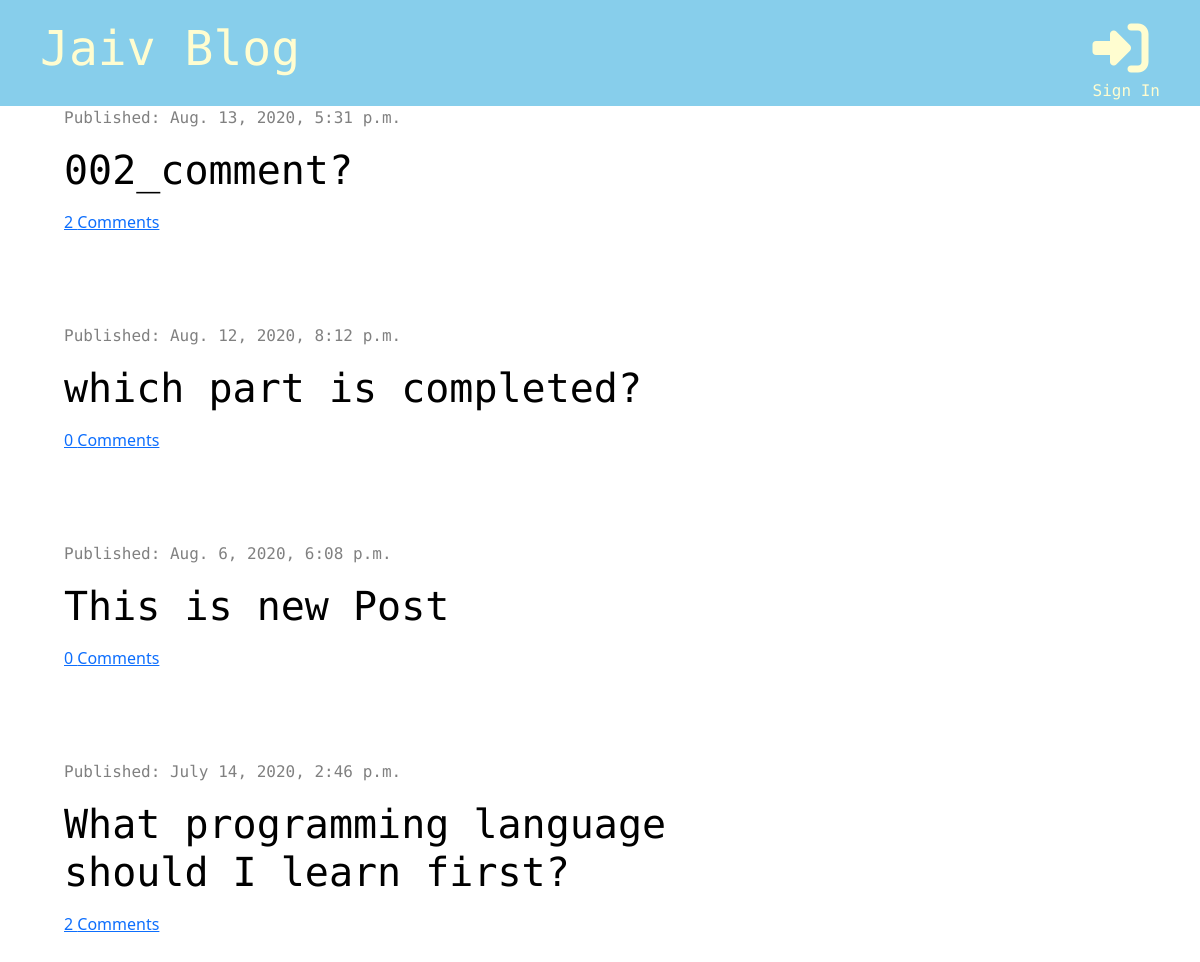
/, run on an earlier commit of the app's database.
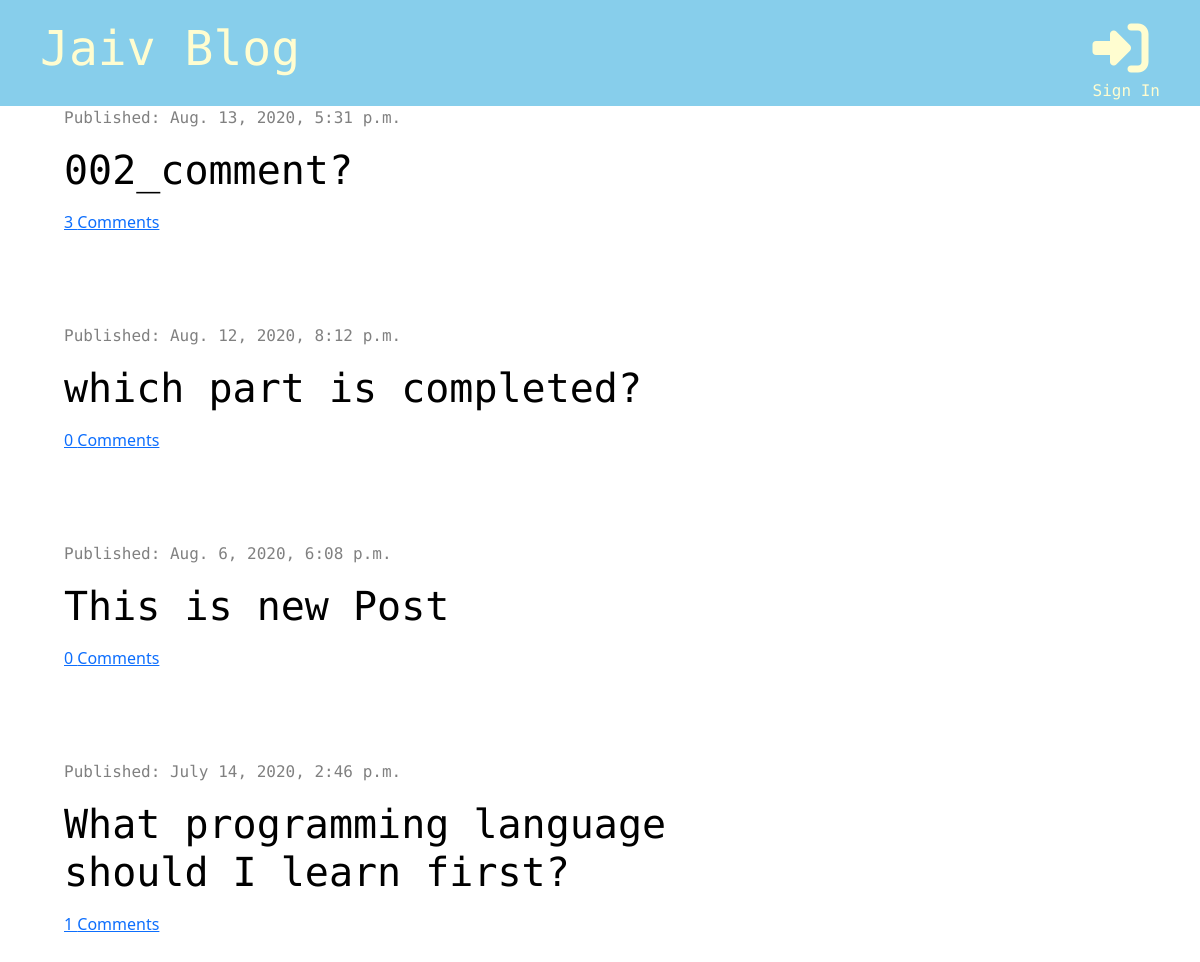
And on a later commit of the database.
### blog/models.py (models this page shows, shortened)
class Post(models.Model):
    author = models.ForeignKey('auth.User', on_delete=models.CASCADE)
    title = models.CharField(max_length=200)
    text = models.TextField()
    created_date = models.DateTimeField(default=timezone.now)
    published_date = models.DateTimeField(blank=True, null=True)
    def approved_comments(self):
        return self.comments.filter(approved=True)

### blog/views.py (the view)
# urls.py: path('', views.post_list, name='post_list'),
def post_list(request):
    posts = Post.objects.filter(published_date__lte=timezone.now()).order_by('-published_date')
    stuff_for_frontend = {'posts': posts}
    return render(request, 'blog/post_list.html', stuff_for_frontend)

### blog/templatetags/markdownify.py (called while the page is built)
@register.filter
def markdown(value):
    renderer = HighlightRenderer()
    markdown = mistune.Markdown(renderer=renderer)
    return markdown(value)

### blog/templates/blog/post_list.html (shortened to what this page needs)
{% extends 'blog/base.html' %}
{% load markdownify %}
    {% block content %}
            {% for post in posts %}
            <div class="post">
                <div class="date">
                    <p>Published: {{ post.published_date}}</p>
                </div>
            <h1><a href="{% url 'post_detail' pk=post.pk %}">{{ post.title }}</a></h1>
            <a href="{% url 'post_detail' pk=post.pk %}">{{ post.approved_comments.count }} Comments</a>
            </div>
            {% endfor %}
    {% endblock %}

What changed in the data, as far as the page shows it:
changed Post "002_comment?": approved_comments.count "2" → "3"
computed for Post "What programming language should I learn first?": approved_comments.count "2" → "1"
